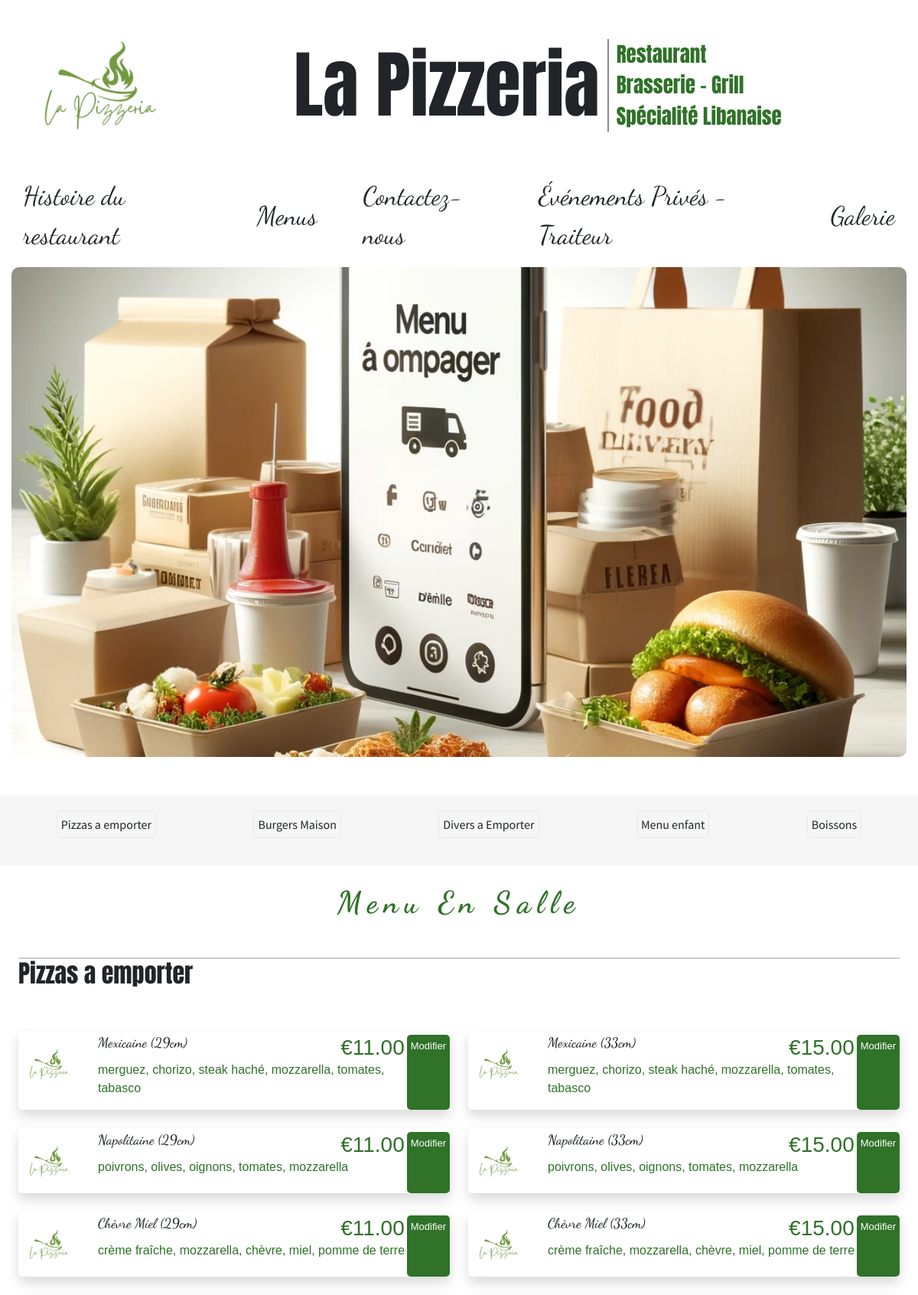
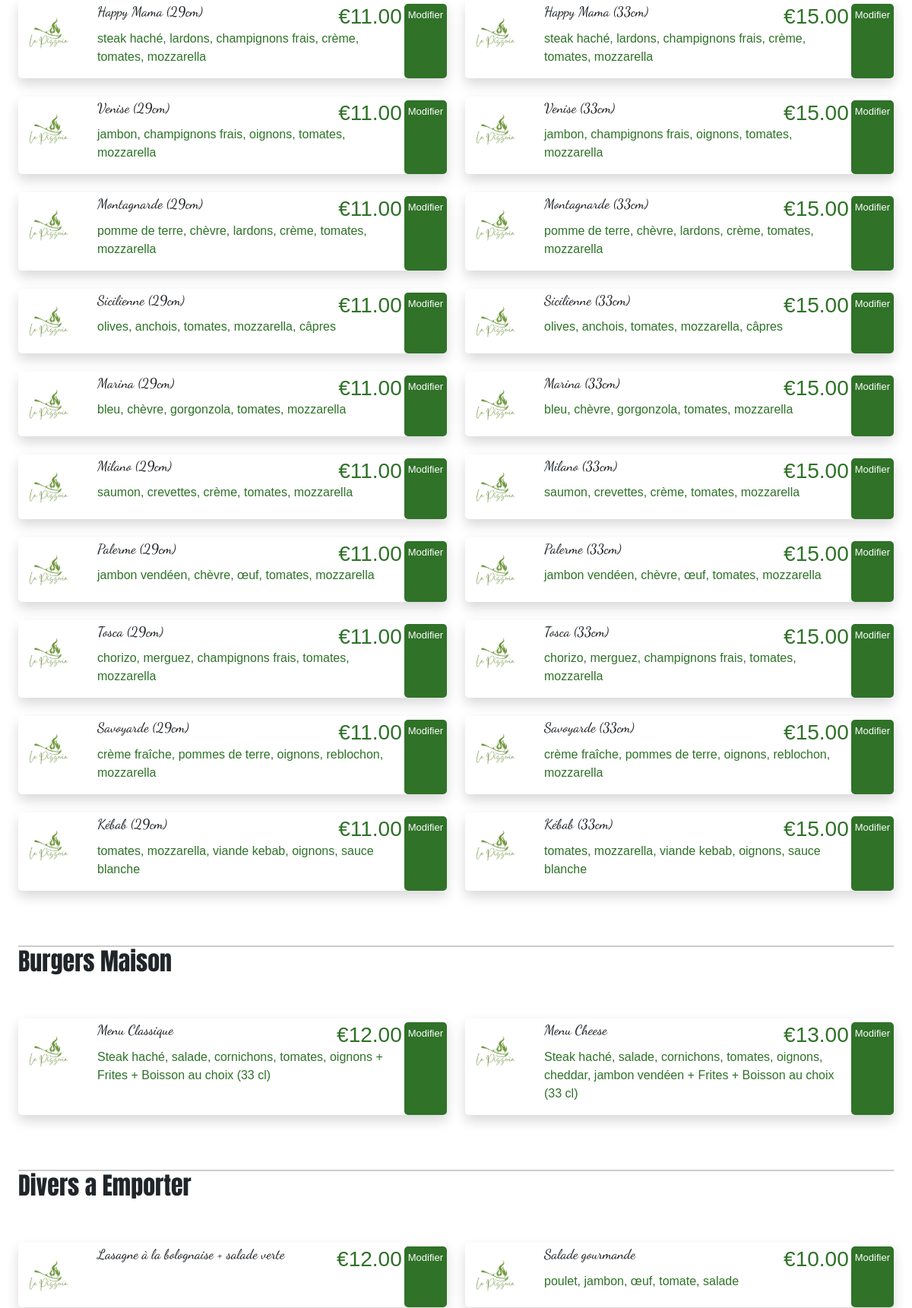
/menuAEmporter/ (signed in, upper part), run on the app's committed database (2 pictures, top to bottom).
### restaurant/models.py (models this page shows, shortened)
class DishCategoryEmporter(models.Model):
    category = models.CharField(max_length=50, null=True, blank=True)
    note = models.CharField(max_length=50, null=True, blank=True)
    class Meta:
        verbose_name = 'catégorie de plat du menu a(Emporter)'

class DishesAEmporter(models.Model):
    dish_name = models.CharField(max_length=255, null=True, blank=True)
    dish_price = models.DecimalField(max_digits=5, decimal_places=2)
    dish_description = models.TextField(null=True, blank=True)
    dish_images = models.ImageField(upload_to='photos', null=True, blank=True)
    dish_category = models.ForeignKey(
        DishCategoryEmporter,
        on_delete=models.CASCADE,
        related_name='dishes',
        null=True,
        blank=True
    )
    class Meta:
        verbose_name = 'plat du menu menu a (Emporter)'

### restaurant/views.py (the view)
# urls.py: path('menuAEmporter/',views.menuEmporter,name='menuAEmporter')
def menuEmporter(request):
    categories = DishCategoryEmporter.objects.prefetch_related('dishes').all()
    return render(request, 'menu_emporte.html', {'cat': categories})

### templates/menu_emporte.html (shortened to what this page needs)
{% extends "base.html" %}
{% load static %}
{% block css %}
<link rel="stylesheet" href="{% static 'css/menu.css' %}">
{% endblock css %}
{% block mainContent %}
  </body>
</html>
<div class="container-fluid welcomeImgContainer">
<img src="{%static 'images/Menu à Emporter.webp'%}" class="w-100" alt="" >
</div>
<div class="category_list_container">
  <ul>
    {% for cat in cat %}
    <a href="#goto{{ cat.id }}" style="text-decoration: none; color: inherit;">
      <li>{{ cat.category }}</li>
    </a>
    {% endfor %}
  </ul>
</div>
<main class="container">
  <h1 class="Menu_en_salle_h1 text-center">Menu En Salle</h1>
  {% for category in cat %}
  <div class="menu my-5" id="goto{{ category.id }}">
    <h2 class="menu-group-heading">{{ category.category }}
    </h2>
    <div class="menu-group">
      {% for dish in category.dishes.all %}
        <div class="menu-item shadow">
          {% if dish.dish_images %}
          <img
            src="{{ dish.dish_images.url }}"
            alt="{{ dish.dish_name|default:'Image Placeholder' }}"
            class="menu-item-img"
          />
          {% else %}
          <img
            src="{%static 'images/logo.png'%}"
            alt="Placeholder Image"
            class="menu-item-img"
          />
          {% endif %}
          <div class="menu-item-text">
            <h3 class="menu-item-heading">
              <span class="menu-item-name">{{ dish.dish_name }}</span>
              <span class="menu-item-price">€{{ dish.dish_price }}</span>
            </h3>
            <p class="menu-item-desc">
              {{ dish.dish_description }}
            </p>
          </div>
          {% if user.is_staff %}
            <a class="" href="{% url 'admin:restaurant_dishesaemporter_change' dish.id %}" target="_blank" rel="noopener noreferrer" style="padding: 5px; font-size: small; background-color: #2F7228; border-radius: 5px; color: white; text-decoration: none;">
                Modifier
            </a>
        {% endif %}
        </div>
      {% empty %}
      <p>No dishes available in this category.</p>
      {% endfor %}
    </div>
  </div>
  {% empty %}
  <p>No categories available.</p>
  {% endfor %}
</main>
{% endblock mainContent %}

### project/static/css/base.css (style rules this page uses)
html, body { margin: 0; padding: 0; box-sizing: border-box; scroll-behavior: smooth; }

### project/static/css/menu.css (style rules this page uses)
* { box-sizing: border-box; }
.container { max-width: 1200px; margin: 0 auto; padding: 1.5em; font-family: "Source Sans Pro", "Poppins", sans-serif; }
.menu { font-family: sans-serif; font-size: 14px; }
.menu-group-heading { margin: 0; padding-bottom: 1em; border-top: 2px solid #ccc; font-family: "Anton", sans-serif; }
.menu-group { display: grid; grid-template-columns: 1fr; gap: 1.5em; padding: 1.5em 0; }
.menu-item { display: flex; padding: 5px 0px 0px 0; border-radius: 5px; min-height: 80px; }
.menu-item-price { color: #2F7228; padding-right: 3px; }
.menu-item-img { width: 80px; height: 80px; flex-shrink: 0; object-fit: cover; margin-right: 1.5em; }
.menu-item-text { flex-grow: 1; }
.menu-item-heading { display: flex; justify-content: space-between; margin: 0; }
.menu-item-name { font-size: large; font-family: "Dancing Script", cursive; }
.menu-item-desc { line-height: 1.5; color: #2F7228; }
@media screen and (min-width: 992px) { .menu { font-size: 16px; } }
@media screen and (min-width: 992px) { .menu-group { grid-template-columns: repeat(2, 1fr); } }
.category_list_container { margin-top: 50px; display: flex; width: 100%; overflow: auto; background-color: rgb(246, 246, 246); }
.category_list_container>ul { display: flex; padding: 10px; justify-content: space-around; align-items: center; width: 100%; }
.category_list_container>ul>a>li { margin: 10px; border: 1px solid rgb(232, 232, 232); border-radius: 6px; padding:5px; list-style: none; text-wrap: nowrap; font-family: "Source Sans Pro", "Poppins", sans-serif; transition: 1s; }
.Menu_en_salle_h1 { color: #2F7228; font-family: "Dancing Script", cursive; font-weight: bold; letter-spacing: 0.5rem; }
.welcomeImgContainer > img { border-radius: 10px; }
@media (min-width:769px) { .welcomeImgContainer { height: 80vh; overflow: hidden; position: relative; } }
@media (min-width:769px) { .welcomeImgContainer > img { width: 100%; height: 100%; object-fit: cover; object-position: start; } }

### data on the page
DishCategoryEmporter: category "Pizzas a emporter"
DishCategoryEmporter: category "Burgers Maison"
DishCategoryEmporter: category "Divers a Emporter"
DishCategoryEmporter: category "Menu enfant"
DishCategoryEmporter: category "Boissons"
DishesAEmporter: dish_name "Mexicaine (29cm)", dish_price "11.00", dish_description "merguez, chorizo, steak haché, mozzarella, tomates, tabasco"
DishesAEmporter: dish_name "Mexicaine (33cm)", dish_price "15.00", dish_description "merguez, chorizo, steak haché, mozzarella, tomates, tabasco"
DishesAEmporter: dish_name "Napolitaine (29cm)", dish_price "11.00", dish_description "poivrons, olives, oignons, tomates, mozzarella"
DishesAEmporter: dish_name "Napolitaine (33cm)", dish_price "15.00", dish_description "poivrons, olives, oignons, tomates, mozzarella"
DishesAEmporter: dish_name "Chèvre Miel (29cm)", dish_price "11.00", dish_description "crème fraîche, mozzarella, chèvre, miel, pomme de terre"
DishesAEmporter: dish_name "Chèvre Miel (33cm)", dish_price "15.00", dish_description "crème fraîche, mozzarella, chèvre, miel, pomme de terre"
DishesAEmporter: dish_name "Happy Mama (29cm)", dish_price "11.00", dish_description "steak haché, lardons, champignons frais, crème, tomates, mozzarella"
DishesAEmporter: dish_name "Happy Mama (33cm)", dish_price "15.00", dish_description "steak haché, lardons, champignons frais, crème, tomates, mozzarella"
DishesAEmporter: dish_name "Venise (29cm)", dish_price "11.00", dish_description "jambon, champignons frais, oignons, tomates, mozzarella"
DishesAEmporter: dish_name "Venise (33cm)", dish_price "15.00", dish_description "jambon, champignons frais, oignons, tomates, mozzarella"
DishesAEmporter: dish_name "Montagnarde (29cm)", dish_price "11.00", dish_description "pomme de terre, chèvre, lardons, crème, tomates, mozzarella"
DishesAEmporter: dish_name "Montagnarde (33cm)", dish_price "15.00", dish_description "pomme de terre, chèvre, lardons, crème, tomates, mozzarella"
DishesAEmporter: dish_name "Sicilienne (29cm)", dish_price "11.00", dish_description "olives, anchois, tomates, mozzarella, câpres"
DishesAEmporter: dish_name "Sicilienne (33cm)", dish_price "15.00", dish_description "olives, anchois, tomates, mozzarella, câpres"
DishesAEmporter: dish_name "Marina (29cm)", dish_price "11.00", dish_description "bleu, chèvre, gorgonzola, tomates, mozzarella"
DishesAEmporter: dish_name "Marina (33cm)", dish_price "15.00", dish_description "bleu, chèvre, gorgonzola, tomates, mozzarella"
DishesAEmporter: dish_name "Milano (29cm)", dish_price "11.00", dish_description "saumon, crevettes, crème, tomates, mozzarella"
DishesAEmporter: dish_name "Milano (33cm)", dish_price "15.00", dish_description "saumon, crevettes, crème, tomates, mozzarella"
DishesAEmporter: dish_name "Palerme (29cm)", dish_price "11.00", dish_description "jambon vendéen, chèvre, œuf, tomates, mozzarella"
DishesAEmporter: dish_name "Palerme (33cm)", dish_price "15.00", dish_description "jambon vendéen, chèvre, œuf, tomates, mozzarella"
DishesAEmporter: dish_name "Tosca (29cm)", dish_price "11.00", dish_description "chorizo, merguez, champignons frais, tomates, mozzarella"
DishesAEmporter: dish_name "Tosca (33cm)", dish_price "15.00", dish_description "chorizo, merguez, champignons frais, tomates, mozzarella"
DishesAEmporter: dish_name "Savoyarde (29cm)", dish_price "11.00", dish_description "crème fraîche, pommes de terre, oignons, reblochon, mozzarella"
DishesAEmporter: dish_name "Savoyarde (33cm)", dish_price "15.00", dish_description "crème fraîche, pommes de terre, oignons, reblochon, mozzarella"
DishesAEmporter: dish_name "Kébab (29cm)", dish_price "11.00", dish_description "tomates, mozzarella, viande kebab, oignons, sauce blanche"
DishesAEmporter: dish_name "Kébab (33cm)", dish_price "15.00", dish_description "tomates, mozzarella, viande kebab, oignons, sauce blanche"
DishesAEmporter: dish_name "Menu Classique", dish_price "12.00", dish_description "Steak haché, salade, cornichons, tomates, oignons + Frites + Boisson au choix (33 cl)"
DishesAEmporter: dish_name "Menu Cheese", dish_price "13.00", dish_description "Steak haché, salade, cornichons, tomates, oignons, cheddar, jambon vendéen + Frites + Boisson au choix (33 cl)"
DishesAEmporter: dish_name "Lasagne à la bolognaise + salade verte", dish_price "12.00"
DishesAEmporter: dish_name "Salade gourmande", dish_price "10.00", dish_description "poulet, jambon, œuf, tomate, salade"
